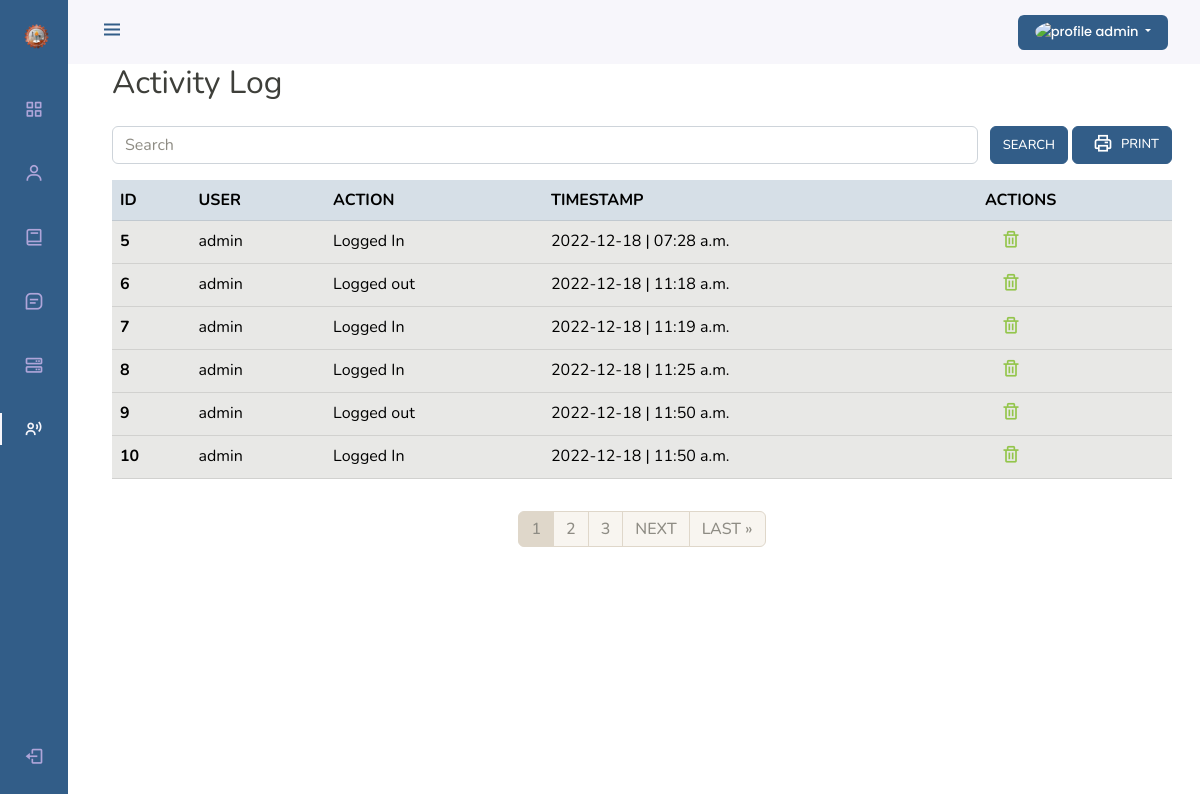
Page /admin-activitylog (signed in) on the committed database.
### base/models.py (models this page shows, shortened)
class Faculty(AbstractUser):
    email = models.EmailField(unique = True, null=True)
    avatar = CloudinaryField(resource_type="image", null=True, blank=False)
    emp_no = models.CharField(max_length=25, unique=True, null=True)
    contact_no = models.CharField(max_length=20, unique=True, null=True)
    role = models.IntegerField(default=0)
    address = models.TextField(null=True, blank=True)
    department = models.ForeignKey(Department, on_delete=models.CASCADE, null=True, blank=True)
    created_at = models.DateTimeField(auto_now_add=True)
    updated_at = models.DateTimeField(auto_now=True)
    deleted_at = models.DateTimeField(null=True)

class ActivityLog(models.Model):
    user = models.ForeignKey(Faculty, on_delete=models.CASCADE)
    action = models.CharField(max_length=200, null=True)
    created_at = models.DateTimeField(auto_now_add=True)
    class Meta:
        ordering = ['-created_at']

### base/views.py (the view)
# urls.py: path('admin-activitylog',views.AdminActivityLog, name="admin-activitylog"),
@login_required(login_url='anonymous')
def AdminActivityLog(request):
    if request.user.is_authenticated and not request.user.is_staff:
        messages.warning(request, "Access denied, 403 forbidden page!")
        return redirect('logout')
    search =  request.GET.get('search') if request.GET.get('search') != None else ''
    activity_logs = models.ActivityLog.objects.filter(
        Q(user__username__icontains = search) |
        Q(created_at__icontains = search)
        ).order_by('created_at')
    p = Paginator(activity_logs, 6)
    page = request.GET.get('page', 1)
    activity_logs = p.get_page(page)
    ctx = {
        "active" : "admin_activitylogs",
        "table_data" : activity_logs,
        'search' : search,
        'page' : page,
    }
    return render(request, 'admin_activitylogs.html', ctx)

### templates/admin_activitylogs.html (shortened to what this page needs)
{% extends 'main.html' %}
{% block content %}
{% load static %}
<h2>Activity Log</h2>
<div class="row">
    <div class="col col-lg-12">
        <form class="d-flex my-3" action="" method="GET">
            <input class="form-control me-sm-2" type="search" placeholder="Search" name="search" value="{{search}}">
            <button class="btn btn-primary my-2 my-sm-0 mx-1" type="submit">Search</button>
            <button type="button" class="btn btn-primary my-2 my-sm-0 d-flex justify-content-center export_pdf_btn">
              <i class="bx bx-printer nav_icon mx-2"></i>
             Print
            </button>
          </form>
        <table class="table table-hover" id="table_data">
            <thead>
              <tr class="table-primary">
                <th scope="col">ID</th>
                <th scope="col">USER</th>
                <th scope="col">ACTION</th>
                <th scope="col">TIMESTAMP</th>
                <th scope="col">ACTIONS</th>
              </tr>
            </thead>
            <tbody>
              {% for data in table_data %}
              <tr class="table-secondary">
                <th scope="row">{{data.id}}</th>
                <td>{{ data.user.username }}</td>
                <td>{{ data.action }}</td>
                <td>{{ data.created_at | date:'Y-m-d | H:i a' }}</td>
                <td>
                      <a href="{%url 'admin-delete-activitylog' data.id%}" class="card-link">
                        <i class="bx bx-trash nav_icon px-3"></i>
                      </a>
                </td>
              </tr>
              {% endfor %}
            </tbody>
          </table>
    </div>
</div>
{% include 'global_pagination.html' %}
{%endblock content%}

### templates/main.html (shortened to what this page needs)
<!DOCTYPE html>
{% load static %}
<html lang="en">
  <head>
    <link
      rel="stylesheet"
      href="https://cdn.jsdelivr.net/npm/boxicons@latest/css/boxicons.min.css"
    />
    <link rel="stylesheet" href="{% static 'css/bootstrap.min.css' %}" />
    <link rel="stylesheet" href="{% static 'css/navbar.css' %}" />
  </head>
  <body id="body-pd">
    <header class="header" id="header">
      <div class="header_toggle">
        <i class="bx bx-menu" id="header-toggle"></i>
      </div>
        <div class="dropdown">
          <button
            class="btn btn-primary dropdown-toggle button_profile" id="test"
            type="button"
            id="dropdownMenuButton1"
            data-bs-toggle="dropdown"
            style="width: 150px; text-transform: none;"
          >
          {% if request.user.avatar %}
            <img
              class="rounded-circle"
              src="{{ request.user.avatar.url }}"
              alt="profile"
              style="height: 1.7rem; width: 1.7rem; margin-bottom: 1px"
            />
            {% endif %}
            {{ request.user.username|truncatechars:10 }}
          </button>
        </div>
    </header>
    <div class="l-navbar" id="nav-bar">
      <nav class="nav">
        <div>
          <a href="#" class="nav_logo">
            <img src="{% static 'images/cict_logo.png' %}" alt="logo" width="25" height="25">
          </a>
          <div class="nav_list">
            {% if request.user.is_authenticated and request.user.is_staff %}
            <a href="{% url 'admin-dashboard' %}" class="nav_link {% if active == 'admin_dashboard' %}active{% endif %}">
              <i class="bx bx-grid-alt nav_icon"></i>
            </a>
            <a href="{% url 'admin-faculty' %}" class="nav_link {% if active == 'admin_faculty' %}active{% endif %}">
              <i class="bx bx-user nav_icon"></i>
            </a>
            <a href="{% url 'admin-subject' %}" class="nav_link {% if active == 'admin_subject' %}active{% endif %}">
              <i class="bx bx-book nav_icon"></i>
            </a>
            <a href="{% url 'admin-researches' %}" class="nav_link {% if active == 'admin_researches' %}active{% endif %}">
              <i class="bx bx-message-square-detail nav_icon"></i>
            </a>
            <a href="{% url 'admin-extension-service' %}" class="nav_link {% if active == 'admin_extension_service' %}active{% endif %}">
              <i class="bx bx-server nav_icon"></i>
            </a>
            <a href="{% url 'admin-activitylog' %}" class="nav_link {% if active == 'admin_activitylogs' %}active{% endif %}">
              <i class="bx bx-user-voice nav_icon"></i>
            </a>
            {% endif %}
          </div>
        </div>
        <a class="nav_link" id="logoutBtn" onclick="document.getElementById('id01').style.display='block'">
          <i class="bx bx-log-out nav_icon"></i>
        </a>
      </nav>
    </div>
<div class="container-fluid">
  {% block content %} {% endblock content%}
</div>
  </body>
</html>

### templates/global_pagination.html (shortened to what this page needs)
<div class="row justify-content-center">
  <div class="col col-lg-6">
      <ul class="pagination justify-content-center">
        <div class="pagination px-3 py-3">
          {% for i in table_data.paginator.page_range %}
          {% if table_data.number == i %}
          <li class="page-item active"><a class="page-link" href="?search={{search}}&page={{i}}">{{i}}</a></li>
          {% elif i > table_data.number|add:'-3' and i < table_data.number|add:'3' %}
          <li class="page-item"><a class="page-link" href="?search={{search}}&page={{i}}">{{i}}</a></li>
          {% endif %}
          {% endfor %}
          {% if table_data.has_next %}
          <li class="page-item"><a class="page-link" href="?search={{search}}&page={{table_data.next_page_number}}">Next</a></li>
          <li class="page-item"><a class="page-link" href="?search={{search}}&page={{ table_data.paginator.num_pages  }}">Last &raquo</a></li>
          {% endif %}
      </ul>
  </div>
</div>

### static/css/navbar.css (style rules this page uses)
#test { font-family: 'Poppins', sans-serif; }
.button_profile { border: none; }

### templates/main.html (style rules this page uses)
:root { --header-height: 3rem; --nav-width: 68px; --first-color: #325d88; --first-color-light: #afa5d9; --white-color: #f7f6fb; --body-font: "Nunito", sans-serif; --normal-font-size: 1rem; --z-fixed: 100; }
body { position: relative; margin: var(--header-height) 0 0 0; padding: 0 1rem; font-family: var(--body-font); font-size: var(--normal-font-size); transition: 0.5s; }
a { text-decoration: none; }
.header { width: 100%; height: var(--header-height); position: fixed; top: 0; left: 0; display: flex; align-items: center; justify-content: space-between; padding: 0 1rem; background-color: var(--white-color); z-index: var(--z-fixed); transition: 0.5s; }
.header_toggle { color: var(--first-color); font-size: 1.5rem; cursor: pointer; }
.l-navbar { position: fixed; top: 0; left: -30%; width: var(--nav-width); height: 100vh; background-color: var(--first-color); padding: 0.5rem 1rem 0 0; transition: 0.5s; z-index: var(--z-fixed); }
.nav { height: 100%; display: flex; flex-direction: column; justify-content: space-between; overflow: hidden; }
.nav_logo, .nav_link { display: grid; grid-template-columns: max-content max-content; align-items: center; column-gap: 1rem; padding: 0.5rem 0 0.5rem 1.5rem; }
.nav_logo { margin-bottom: 2rem; }
.nav_link { position: relative; color: var(--first-color-light); margin-bottom: 1.5rem; transition: 0.3s; }
.nav_icon { font-size: 1.25rem; }
.active { color: var(--white-color); }
.active::before { content: ""; position: absolute; left: 0; width: 2px; height: 32px; background-color: var(--white-color); }
@media screen and (min-width: 768px) { body { margin: calc(var(--header-height) + 1rem) 0 0 0; padding-left: calc(var(--nav-width) + 2rem); } }
@media screen and (min-width: 768px) { .header { height: calc(var(--header-height) + 1rem); padding: 0 2rem 0 calc(var(--nav-width) + 2rem); } }
@media screen and (min-width: 768px) { .l-navbar { left: 0; padding: 1rem 1rem 0 0; } }

### rows in the picture
Faculty: user.username "admin"
ActivityLog: id "5", user.username "admin", action "Logged In", created_at|H "2022-12-18 | 07:28 a.m."
ActivityLog: id "6", user.username "admin", action "Logged out", created_at|H "2022-12-18 | 11:18 a.m."
ActivityLog: id "7", user.username "admin", action "Logged In", created_at|H "2022-12-18 | 11:19 a.m."
ActivityLog: id "8", user.username "admin", action "Logged In", created_at|H "2022-12-18 | 11:25 a.m."
ActivityLog: id "9", user.username "admin", action "Logged out", created_at|H "2022-12-18 | 11:50 a.m."
ActivityLog: id "10", user.username "admin", action "Logged In", created_at|H "2022-12-18 | 11:50 a.m."

### other values in the picture
{{ i }} "1"
{{ i }} "2" "3"
